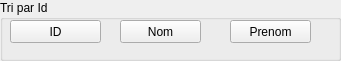
    <widget class="QGroupBox" name="groupBox_15">
     <property name="geometry">
      <rect>
       <x>70</x>
       <y>420</y>
       <width>341</width>
       <height>61</height>
      </rect>
     </property>
     <property name="styleSheet">
      <string notr="true"/>
     </property>
     <property name="title">
      <string>Tri par Id</string>
     </property>
     <widget class="QPushButton" name="Tri_IdE">
      <property name="geometry">
       <rect>
        <x>10</x>
        <y>20</y>
        <width>91</width>
        <height>23</height>
       </rect>
      </property>
      <property name="styleSheet">
       <string notr="true"/>
      </property>
      <property name="text">
       <string>ID</string>
      </property>
     </widget>
     <widget class="QPushButton" name="Tri_nomE">
      <property name="geometry">
       <rect>
        <x>120</x>
        <y>20</y>
        <width>81</width>
        <height>23</height>
       </rect>
      </property>
      <property name="styleSheet">
       <string notr="true"/>
      </property>
      <property name="text">
       <string>Nom</string>
      </property>
     </widget>
     <widget class="QPushButton" name="Tri_prenomE">
      <property name="geometry">
       <rect>
        <x>230</x>
        <y>20</y>
        <width>81</width>
        <height>23</height>
       </rect>
      </property>
      <property name="styleSheet">
       <string notr="true"/>
      </property>
      <property name="text">
       <string>Prenom</string>
      </property>
     </widget>
    </widget>
